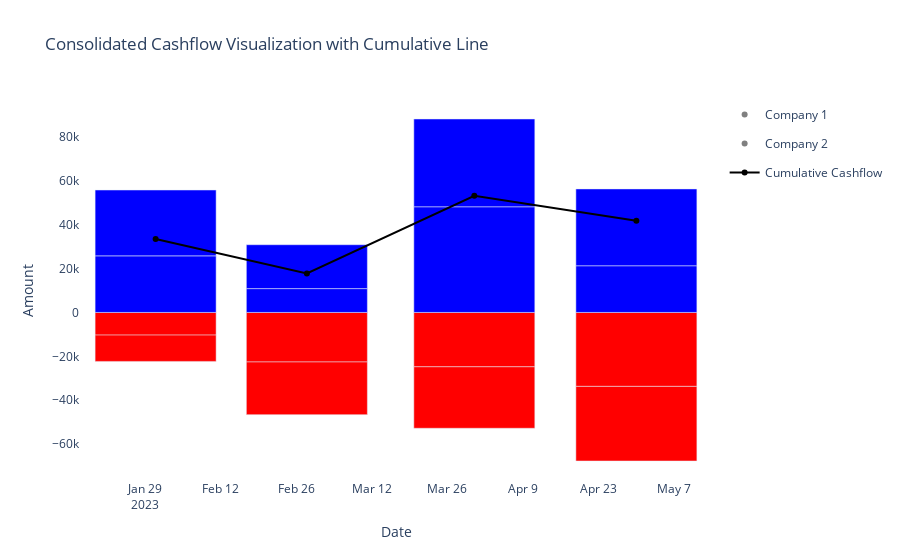

The notebook cell this image was saved under:
### Code cell
# Example usage
# Initialize the model
cashflow_model = ModelCashflow()

# Adding example company data
data1 = {
    'Date': ['2023-01-31', '2023-02-28', '2023-03-31', '2023-04-30'],
    'Revenue': [25795, 10860, 48158, 21284],
    'Expense': [10311, 22568, 24769, 33693]
}
df1 = pd.DataFrame(data1)

data2 = {
    'Date': ['2023-01-31', '2023-02-28', '2023-03-31', '2023-04-30'],
    'Revenue': [30000, 20000, 40000, 35000],
    'Expense': [12000, 24000, 28000, 34000]
}
df2 = pd.DataFrame(data2)

# Add companies' data
cashflow_model.add_company_data('Company 1', df1)
cashflow_model.add_company_data('Company 2', df2)

# Plot the cashflow
cashflow_model.cashflow_plot()

### Figure 1 — Plotly figure (JSON) as saved in the notebook; plotly's stock layout.template omitted (floating-point values rounded to 4 significant figures)
{"data": [{"customdata": [[25795, 10311], [10860, 22568], [48158, 24769], [21284, 33693]], "hovertemplate": "<b>Company 1</b><br>%{customdata[1]:,.0f}<br>", "legendgroup": "Company 1", "marker": {"color": "red"}, "name": "Expense", "showlegend": false, "type": "bar", "x": ["2023-01-31T00:00:00", "2023-02-28T00:00:00", "2023-03-31T00:00:00", "2023-04-30T00:00:00"], "y": [-10311, -22568, -24769, -33693]}, {"customdata": [[25795, 10311], [10860, 22568], [48158, 24769], [21284, 33693]], "hovertemplate": "<b>Company 1</b><br>%{customdata[0]:,.0f}<br>", "legendgroup": "Company 1", "marker": {"color": "blue"}, "name": "Revenue", "showlegend": false, "type": "bar", "x": ["2023-01-31T00:00:00", "2023-02-28T00:00:00", "2023-03-31T00:00:00", "2023-04-30T00:00:00"], "y": [25795, 10860, 48158, 21284]}, {"legendgroup": "Company 1", "marker": {"color": "grey"}, "mode": "markers", "name": "Company 1", "showlegend": true, "type": "scatter", "x": [null], "y": [null]}, {"customdata": [[30000, 12000], [20000, 24000], [40000, 28000], [35000, 34000]], "hovertemplate": "<b>Company 2</b><br>%{customdata[1]:,.0f}<br>", "legendgroup": "Company 2", "marker": {"color": "red"}, "name": "Expense", "showlegend": false, "type": "bar", "x": ["2023-01-31T00:00:00", "2023-02-28T00:00:00", "2023-03-31T00:00:00", "2023-04-30T00:00:00"], "y": [-12000, -24000, -28000, -34000]}, {"customdata": [[30000, 12000], [20000, 24000], [40000, 28000], [35000, 34000]], "hovertemplate": "<b>Company 2</b><br>%{customdata[0]:,.0f}<br>", "legendgroup": "Company 2", "marker": {"color": "blue"}, "name": "Revenue", "showlegend": false, "type": "bar", "x": ["2023-01-31T00:00:00", "2023-02-28T00:00:00", "2023-03-31T00:00:00", "2023-04-30T00:00:00"], "y": [30000, 20000, 40000, 35000]}, {"legendgroup": "Company 2", "marker": {"color": "grey"}, "mode": "markers", "name": "Company 2", "showlegend": true, "type": "scatter", "x": [null], "y": [null]}, {"hovertemplate": "<b>Cumulative Cashflow</b><br>Date: %{x}<br>Cumulative Cashflow: %{y:,.0f}<extra></extra>", "line": {"dash": "solid"}, "marker": {"color": "black"}, "mode": "lines+markers", "name": "Cumulative Cashflow", "type": "scatter", "x": ["2023-01-31T00:00:00", "2023-02-28T00:00:00", "2023-03-31T00:00:00", "2023-04-30T00:00:00"], "y": [33484, 17776, 53165, 41756]}], "layout": {"bargap": 0.2, "barmode": "relative", "hovermode": "x", "plot_bgcolor": "white", "title": {"text": "Consolidated Cashflow Visualization with Cumulative Line"}, "xaxis": {"title": {"text": "Date"}}, "yaxis": {"title": {"text": "Amount"}}}}
